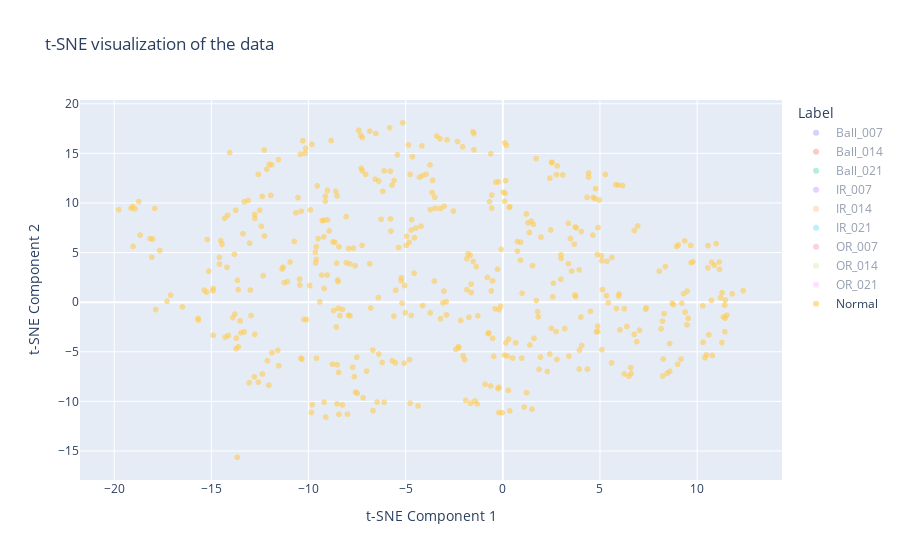

This figure's notebook cell:
### Code cell
import numpy as np
import plotly.express as px
import plotly.graph_objects as go
from sklearn.manifold import TSNE
from sklearn.preprocessing import LabelEncoder

# 讀取資料
read_online_data = np.load("data/CWRU_48k_load_1_CNN_data.npz")
data = read_online_data['data']
labels = read_online_data['labels']

# 重塑資料為 2D 陣列，(4600, 1024)
data_reshaped = data.reshape(data.shape[0], -1)

# 使用 LabelEncoder 將 labels 轉換為數字
label_encoder = LabelEncoder()
labels_encoded = label_encoder.fit_transform(labels)
labels_str = label_encoder.inverse_transform(labels_encoded)  # 轉回原始標籤

# 使用 t-SNE 進行降維，將資料降至 2 維
tsne = TSNE(n_components=2, random_state=42)
data_tsne = tsne.fit_transform(data_reshaped)

# 將結果存入 DataFrame
data_dict = {
    "t-SNE Component 1": data_tsne[:, 0],
    "t-SNE Component 2": data_tsne[:, 1],
    "Label": labels_str
}

# 使用 plotly.express 建立互動式散點圖
fig = px.scatter(
    data_dict,
    x="t-SNE Component 1", 
    y="t-SNE Component 2", 
    color="Label",
    title="t-SNE visualization of the data",
    opacity=0.6
)

# 指定要 **初始顯示** 的 Label（這裡選擇第一個類別）
initial_label = 'Normal'
# 隱藏所有 trace，僅顯示 `initial_label`
for trace in fig.data:
    if trace.name != initial_label:
        trace.visible = "legendonly"  # 初始隱藏，點擊圖例後顯示

# 顯示圖表
fig.show()

### Figure 1 — Plotly figure (JSON) as saved in the notebook; plotly's stock layout.template omitted (floating-point values rounded to 4 significant figures; data arrays with more than 128 entries replaced by an {"elided": "..."} marker saying what was removed)
{"data": [{"hovertemplate": "Label=Ball_007<br>t-SNE Component 1=%{x}<br>t-SNE Component 2=%{y}<extra></extra>", "legendgroup": "Ball_007", "marker": {"color": "#636efa", "opacity": 0.6, "symbol": "circle"}, "mode": "markers", "name": "Ball_007", "showlegend": true, "type": "scattergl", "visible": "legendonly", "x": {"elided": "460 float values"}, "xaxis": "x", "y": {"elided": "460 float values"}, "yaxis": "y"}, {"hovertemplate": "Label=Ball_014<br>t-SNE Component 1=%{x}<br>t-SNE Component 2=%{y}<extra></extra>", "legendgroup": "Ball_014", "marker": {"color": "#EF553B", "opacity": 0.6, "symbol": "circle"}, "mode": "markers", "name": "Ball_014", "showlegend": true, "type": "scattergl", "visible": "legendonly", "x": {"elided": "460 float values"}, "xaxis": "x", "y": {"elided": "460 float values"}, "yaxis": "y"}, {"hovertemplate": "Label=Ball_021<br>t-SNE Component 1=%{x}<br>t-SNE Component 2=%{y}<extra></extra>", "legendgroup": "Ball_021", "marker": {"color": "#00cc96", "opacity": 0.6, "symbol": "circle"}, "mode": "markers", "name": "Ball_021", "showlegend": true, "type": "scattergl", "visible": "legendonly", "x": {"elided": "460 float values"}, "xaxis": "x", "y": {"elided": "460 float values"}, "yaxis": "y"}, {"hovertemplate": "Label=IR_007<br>t-SNE Component 1=%{x}<br>t-SNE Component 2=%{y}<extra></extra>", "legendgroup": "IR_007", "marker": {"color": "#ab63fa", "opacity": 0.6, "symbol": "circle"}, "mode": "markers", "name": "IR_007", "showlegend": true, "type": "scattergl", "visible": "legendonly", "x": {"elided": "460 float values"}, "xaxis": "x", "y": {"elided": "460 float values"}, "yaxis": "y"}, {"hovertemplate": "Label=IR_014<br>t-SNE Component 1=%{x}<br>t-SNE Component 2=%{y}<extra></extra>", "legendgroup": "IR_014", "marker": {"color": "#FFA15A", "opacity": 0.6, "symbol": "circle"}, "mode": "markers", "name": "IR_014", "showlegend": true, "type": "scattergl", "visible": "legendonly", "x": {"elided": "460 float values"}, "xaxis": "x", "y": {"elided": "460 float values"}, "yaxis": "y"}, {"hovertemplate": "Label=IR_021<br>t-SNE Component 1=%{x}<br>t-SNE Component 2=%{y}<extra></extra>", "legendgroup": "IR_021", "marker": {"color": "#19d3f3", "opacity": 0.6, "symbol": "circle"}, "mode": "markers", "name": "IR_021", "showlegend": true, "type": "scattergl", "visible": "legendonly", "x": {"elided": "460 float values"}, "xaxis": "x", "y": {"elided": "460 float values"}, "yaxis": "y"}, {"hovertemplate": "Label=OR_007<br>t-SNE Component 1=%{x}<br>t-SNE Component 2=%{y}<extra></extra>", "legendgroup": "OR_007", "marker": {"color": "#FF6692", "opacity": 0.6, "symbol": "circle"}, "mode": "markers", "name": "OR_007", "showlegend": true, "type": "scattergl", "visible": "legendonly", "x": {"elided": "460 float values"}, "xaxis": "x", "y": {"elided": "460 float values"}, "yaxis": "y"}, {"hovertemplate": "Label=OR_014<br>t-SNE Component 1=%{x}<br>t-SNE Component 2=%{y}<extra></extra>", "legendgroup": "OR_014", "marker": {"color": "#B6E880", "opacity": 0.6, "symbol": "circle"}, "mode": "markers", "name": "OR_014", "showlegend": true, "type": "scattergl", "visible": "legendonly", "x": {"elided": "460 float values"}, "xaxis": "x", "y": {"elided": "460 float values"}, "yaxis": "y"}, {"hovertemplate": "Label=OR_021<br>t-SNE Component 1=%{x}<br>t-SNE Component 2=%{y}<extra></extra>", "legendgroup": "OR_021", "marker": {"color": "#FF97FF", "opacity": 0.6, "symbol": "circle"}, "mode": "markers", "name": "OR_021", "showlegend": true, "type": "scattergl", "visible": "legendonly", "x": {"elided": "460 float values"}, "xaxis": "x", "y": {"elided": "460 float values"}, "yaxis": "y"}, {"hovertemplate": "Label=Normal<br>t-SNE Component 1=%{x}<br>t-SNE Component 2=%{y}<extra></extra>", "legendgroup": "Normal", "marker": {"color": "#FECB52", "opacity": 0.6, "symbol": "circle"}, "mode": "markers", "name": "Normal", "showlegend": true, "type": "scattergl", "x": {"elided": "460 float values"}, "xaxis": "x", "y": {"elided": "460 float values"}, "yaxis": "y"}], "layout": {"legend": {"title": {"text": "Label"}, "tracegroupgap": 0}, "title": {"text": "t-SNE visualization of the data"}, "xaxis": {"anchor": "y", "domain": [0, 1], "title": {"text": "t-SNE Component 1"}}, "yaxis": {"anchor": "x", "domain": [0, 1], "title": {"text": "t-SNE Component 2"}}}}
